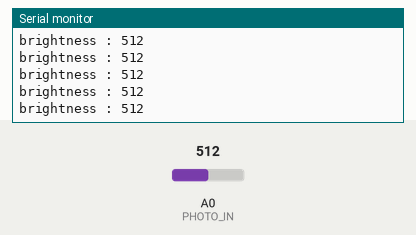
The sketch below on a simulated Arduino Uno, built with avr-gcc and run on an emulated ATmega328P. On the bench: the last lines printed to the serial monitor. The inputs (shaded band) are chosen by the test bench; at power-on: A0 (PHOTO_IN) = 512.

Above: at 1.2 s.
1.3 s: A0 (PHOTO_IN) set to 716
At 1.31 s:
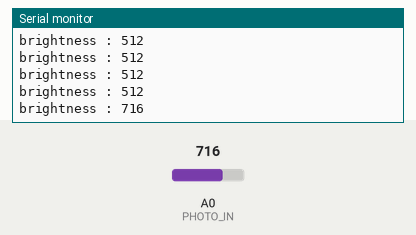
2.8 s: A0 (PHOTO_IN) set to 900
At 2.82 s:
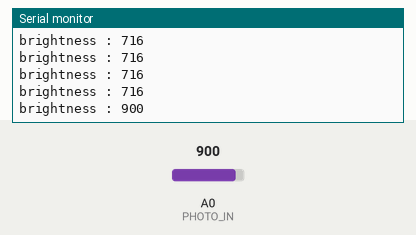
Timing chart, 0 to 5.8 s (numbered marks = the images above; inputs shaded):
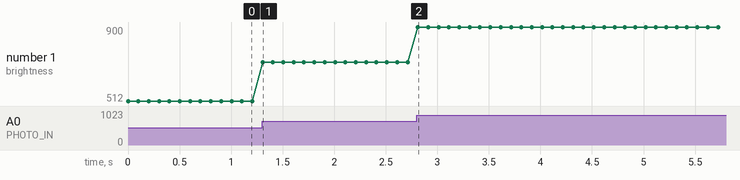

Measured:
- after the input at 1.3 s, the serial monitor: prints a new line at once (image 1)
- after the input at 2.8 s, the serial monitor: prints a new line at once (image 2)
- plotted number 1: 512 → 716 after the input at 1.3 s, 716 → 900 after the input at 2.8 s

The sketch:

PhotoTransistor.ino
```cpp
#define PHOTO_IN (0) // analog pin

void setup() {
  // put your setup code here, to run once:
  Serial.begin(9600);
}

void loop() {
  int brightness;

  brightness = analogRead(PHOTO_IN);

  Serial.print("brightness : ");
  Serial.println(brightness);
  delay(100);
}
```
